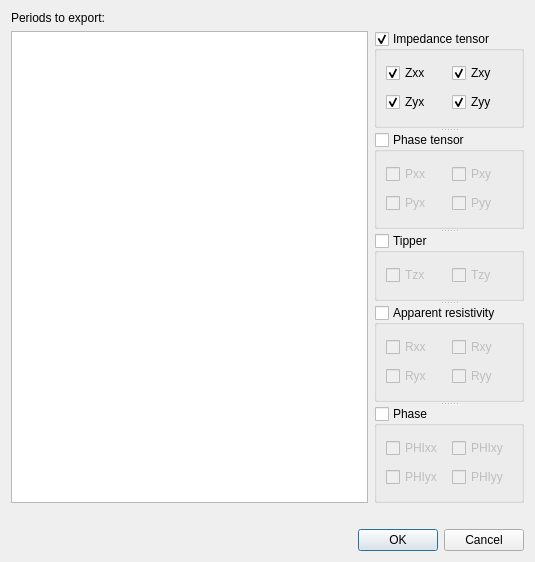
<?xml version="1.0" encoding="UTF-8"?>
<ui version="4.0">
 <class>ExportGOFEMDialog</class>
 <widget class="QDialog" name="ExportGOFEMDialog">
  <property name="geometry">
   <rect>
    <x>0</x>
    <y>0</y>
    <width>535</width>
    <height>562</height>
   </rect>
  </property>
  <property name="windowTitle">
   <string>Export to GoFEM</string>
  </property>
  <layout class="QGridLayout" name="gridLayout_4">
   <item row="1" column="0">
    <widget class="QListWidget" name="periodListWidget">
     <property name="selectionMode">
      <enum>QAbstractItemView::MultiSelection</enum>
     </property>
     <property name="selectionBehavior">
      <enum>QAbstractItemView::SelectRows</enum>
     </property>
    </widget>
   </item>
   <item row="0" column="0">
    <widget class="QLabel" name="label">
     <property name="text">
      <string>Periods to export:</string>
     </property>
    </widget>
   </item>
   <item row="1" column="1">
    <widget class="QSplitter" name="splitter">
     <property name="orientation">
      <enum>Qt::Vertical</enum>
     </property>
     <widget class="QGroupBox" name="impGroupBox">
      <property name="title">
       <string>Impedance tensor</string>
      </property>
      <property name="checkable">
       <bool>true</bool>
      </property>
      <layout class="QGridLayout" name="gridLayout">
       <item row="0" column="0">
        <widget class="QCheckBox" name="zxxCheckBox">
         <property name="text">
          <string>Zxx</string>
         </property>
         <property name="checked">
          <bool>true</bool>
         </property>
        </widget>
       </item>
       <item row="0" column="1">
        <widget class="QCheckBox" name="zxyCheckBox">
         <property name="text">
          <string>Zxy</string>
         </property>
         <property name="checked">
          <bool>true</bool>
         </property>
        </widget>
       </item>
       <item row="1" column="0">
        <widget class="QCheckBox" name="zyxCheckBox">
         <property name="text">
          <string>Zyx</string>
         </property>
         <property name="checked">
          <bool>true</bool>
         </property>
        </widget>
       </item>
       <item row="1" column="1">
        <widget class="QCheckBox" name="zyyCheckBox">
         <property name="text">
          <string>Zyy</string>
         </property>
         <property name="checked">
          <bool>true</bool>
         </property>
        </widget>
       </item>
      </layout>
     </widget>
     <widget class="QGroupBox" name="ptGroupBox">
      <property name="title">
       <string>Phase tensor</string>
      </property>
      <property name="flat">
       <bool>false</bool>
      </property>
      <property name="checkable">
       <bool>true</bool>
      </property>
      <property name="checked">
       <bool>false</bool>
      </property>
      <layout class="QGridLayout" name="gridLayout_2">
       <item row="0" column="0">
        <widget class="QCheckBox" name="pxxCheckBox">
         <property name="text">
          <string>Pxx</string>
         </property>
         <property name="checked">
          <bool>false</bool>
         </property>
        </widget>
       </item>
       <item row="0" column="1">
        <widget class="QCheckBox" name="pxyCheckBox">
         <property name="text">
          <string>Pxy</string>
         </property>
         <property name="checked">
          <bool>false</bool>
         </property>
        </widget>
       </item>
       <item row="1" column="0">
        <widget class="QCheckBox" name="pyxCheckBox">
         <property name="text">
          <string>Pyx</string>
         </property>
         <property name="checked">
          <bool>false</bool>
         </property>
        </widget>
       </item>
       <item row="1" column="1">
        <widget class="QCheckBox" name="pyyCheckBox">
         <property name="text">
          <string>Pyy</string>
         </property>
         <property name="checked">
          <bool>false</bool>
         </property>
        </widget>
       </item>
      </layout>
     </widget>
     <widget class="QGroupBox" name="tipperGroupBox">
      <property name="title">
       <string>Tipper</string>
      </property>
      <property name="checkable">
       <bool>true</bool>
      </property>
      <property name="checked">
       <bool>false</bool>
      </property>
      <layout class="QGridLayout" name="gridLayout_3">
       <item row="0" column="0">
        <widget class="QCheckBox" name="tzxCheckBox">
         <property name="text">
          <string>Tzx</string>
         </property>
         <property name="checked">
          <bool>false</bool>
         </property>
        </widget>
       </item>
       <item row="0" column="1">
        <widget class="QCheckBox" name="tzyCheckBox">
         <property name="text">
          <string>Tzy</string>
         </property>
         <property name="checked">
          <bool>false</bool>
         </property>
        </widget>
       </item>
      </layout>
     </widget>
     <widget class="QGroupBox" name="rhoGroupBox">
      <property name="title">
       <string>Apparent resistivity</string>
      </property>
      <property name="checkable">
       <bool>true</bool>
      </property>
      <property name="checked">
       <bool>false</bool>
      </property>
      <layout class="QGridLayout" name="gridLayout_5">
       <item row="0" column="0">
        <widget class="QCheckBox" name="rxxCheckBox">
         <property name="text">
          <string>Rxx</string>
         </property>
        </widget>
       </item>
       <item row="0" column="1">
        <widget class="QCheckBox" name="rxyCheckBox">
         <property name="text">
          <string>Rxy</string>
         </property>
        </widget>
       </item>
       <item row="1" column="0">
        <widget class="QCheckBox" name="ryxCheckBox">
         <property name="text">
          <string>Ryx</string>
         </property>
        </widget>
       </item>
       <item row="1" column="1">
        <widget class="QCheckBox" name="ryyCheckBox">
         <property name="text">
          <string>Ryy</string>
         </property>
        </widget>
       </item>
      </layout>
     </widget>
     <widget class="QGroupBox" name="phaseGroupBox">
      <property name="title">
       <string>Phase</string>
      </property>
      <property name="checkable">
       <bool>true</bool>
      </property>
      <property name="checked">
       <bool>false</bool>
      </property>
      <layout class="QGridLayout" name="gridLayout_6">
       <item row="0" column="0">
        <widget class="QCheckBox" name="phixxCheckBox">
         <property name="text">
          <string>PHIxx</string>
         </property>
        </widget>
       </item>
       <item row="0" column="1">
        <widget class="QCheckBox" name="phixyCheckBox">
         <property name="text">
          <string>PHIxy</string>
         </property>
        </widget>
       </item>
       <item row="1" column="0">
        <widget class="QCheckBox" name="phiyxCheckBox">
         <property name="text">
          <string>PHIyx</string>
         </property>
        </widget>
       </item>
       <item row="1" column="1">
        <widget class="QCheckBox" name="phiyyCheckBox">
         <property name="text">
          <string>PHIyy</string>
         </property>
        </widget>
       </item>
      </layout>
     </widget>
    </widget>
   </item>
   <item row="3" column="0" colspan="2">
    <widget class="QDialogButtonBox" name="buttonBox">
     <property name="orientation">
      <enum>Qt::Horizontal</enum>
     </property>
     <property name="standardButtons">
      <set>QDialogButtonBox::Cancel|QDialogButtonBox::Ok</set>
     </property>
    </widget>
   </item>
   <item row="2" column="0">
    <widget class="QLabel" name="statusLabel">
     <property name="text">
      <string/>
     </property>
    </widget>
   </item>
  </layout>
 </widget>
 <resources/>
 <connections>
  <connection>
   <sender>buttonBox</sender>
   <signal>accepted()</signal>
   <receiver>ExportGOFEMDialog</receiver>
   <slot>accept()</slot>
   <hints>
    <hint type="sourcelabel">
     <x>248</x>
     <y>254</y>
    </hint>
    <hint type="destinationlabel">
     <x>157</x>
     <y>274</y>
    </hint>
   </hints>
  </connection>
  <connection>
   <sender>buttonBox</sender>
   <signal>rejected()</signal>
   <receiver>ExportGOFEMDialog</receiver>
   <slot>reject()</slot>
   <hints>
    <hint type="sourcelabel">
     <x>316</x>
     <y>260</y>
    </hint>
    <hint type="destinationlabel">
     <x>286</x>
     <y>274</y>
    </hint>
   </hints>
  </connection>
 </connections>
</ui>
